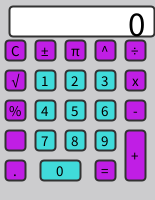
Frame 1 (no input)
Frame 60 (the mouse pressed at the canvas centre just before this capture): identical to frame 1, image omitted
Frame 120 (the mouse held since frame 60 and released just before this capture): identical to frame 1, image omitted

The Processing sketch that drew this single still picture (run headless with seeded random() and noise(); from frame 60 on, the mouse is pressed at the canvas centre):

// Processing sketch: Calculator
// ── Calculator.pde
// Joshua Mak | 25 Sept 2025 | Calculator
Button[] buttons = new Button[13];
Button[] numButtons = new Button[10];
int num = 0;
float l, r, result;
boolean left;
String dVal;
String op;


void setup() {
  size(155, 200);
  background(#CCCCCE);
  left = true;
  l = 0.0;
  r = 0.0;
  result = 0;
  dVal = "0";
  op = "";
  buttons[0] = new Button(15, 50, 20, 20, 'C', #C01EE5, #C01EE5);
  numButtons[0] = new Button(60, 170, 40, 20, '0', #40DBDA, #B771AA);
  buttons[1] = new Button(15, 80, 20, 20, '√', #C01EE5, #B771AA);
  buttons[7] = new Button(45, 50, 20, 20, '±', #C01EE5, #C01EE5);
  buttons[8] = new Button(75, 50, 20, 20, 'π', #C01EE5, #C01EE5);
  buttons[9] = new Button(105, 50, 20, 20, '^', #C01EE5, #C01EE5);
  buttons[2] = new Button(135, 50, 20, 20, '÷', #C01EE5, #C01EE5);
  numButtons[1] = new Button(45, 80, 20, 20, '1', #40DBDA, #B77127);
  numButtons[2] = new Button(75, 80, 20, 20, '2', #40DBDA, #B771AA);
  numButtons[3] = new Button(105, 80, 20, 20, '3', #40DBDA, #B771AA);
  buttons[3] = new Button(135, 80, 20, 20, 'x', #C01EE5, #B771AA);
  buttons[4] = new Button(15, 110, 20, 20, '%', #C01EE5, #B771AA);
  numButtons[4] = new Button(45, 110, 20, 20, '4', #40DBDA, #B771AA);
  numButtons[5] = new Button(75, 110, 20, 20, '5', #40DBDA, #B771AA);
  numButtons[6] = new Button(105, 110, 20, 20, '6', #40DBDA, #B771AA);
  buttons[5] = new Button(135, 110, 20, 20, '-', #C01EE5, #B771AA);
  buttons[6] = new Button(15, 140, 20, 20, ' ', #C01EE5, #B771AA);
  numButtons[7] = new Button(45, 140, 20, 20, '7', #40DBDA, #B771AA);
  numButtons[8] = new Button(75, 140, 20, 20, '8', #40DBDA, #B771AA);
  numButtons[9] = new Button(105, 140, 20, 20, '9', #40DBDA, #B771AA);
  buttons[10] = new Button(135, 155, 20, 50, '+', #C01EE5, #B771AA);
  buttons[11] = new Button(15, 170, 20, 20, '.', #C01EE5, #B771AA);
  buttons[12] = new Button(105, 170, 20, 20, '=', #C01EE5, #B771AA);
}

void draw() {
  background(#CCCCCE);
  for (int i=0; i<buttons.length; i++) {
    buttons[i].display();
    buttons[i].hover(mouseX, mouseY);
  }
  for (int i=0; i<numButtons.length; i++) {
    numButtons[i].display();
    numButtons[i].hover(mouseX, mouseY);
  }
  updateDisplay();
  //b.display();
  //bc.hover(mouseX,mouseY);
  //b0.display();
  //b0.hover(mouseX,mouseY);
  //b±.display();
  //b±.hover(mouseX,mouseY);
}

void mousePressed() {
  //Not number buttons
  for (int i = 0; i<buttons.length; i++) {
    if (buttons[i].over && buttons[i].val == '+') {
      dVal="0";
      left = false;
      op = "+";
    } else if (buttons[i].over && buttons[i].val == '.') {
      if (dVal.contains(".") == false) {
        dVal += ".";
      }
    } else if (buttons[i].over && buttons[i].val == '=') {
      performCalculation();
    } else if (buttons[i].over && buttons[i].val == 's') {
      if (left) {
        l = sq(l);
        dVal = str(l);
      } else {
        r = sq(r);
        dVal = str(r);
      }
    } else if (buttons[i].over && buttons[i].val == '±') {
      if (left) {
        l*=-1;
        dVal = str(l);
      } else {
        r*=-1;
        dVal = str(r);
      }
    } else if (buttons[i].over && buttons[i].val == '√') {
      if (left) {
        l = sqrt(l);
        ;
        dVal = str(l);
      } else {
        r = sqrt(r);
        dVal = str(r);
      }
    } else if (buttons[i].over && buttons[i].val == 'π') {
      if (left) {
        l = PI;
        dVal = str(l);
      } else {
        r = PI;
        dVal = str(r);
      }
    } else if (buttons[i].over && buttons[i].val == '^') {
      dVal="0";
      left = false;
      op = "^";
    } else if (buttons[i].over && buttons[i].val == '-') {
      dVal="0";
      left = false;
      op = "-";
    } else if (buttons[i].over && buttons[i].val == 'x') {
      dVal="0";
      left = false;
      op = "*";
    } else if (buttons[i].over && buttons[i].val == '÷') {
      dVal="0";
      left = false;
      op = "/";
    } else if (buttons[i].over && buttons[i].val == '%') {
      if (left) {
        l = l*=0.01;
        dVal = str(l);
      } else {
        r= r*=0.01;
        dVal = str(r);
      }
    } else if (buttons[i].over && buttons[i].val == 'C') {
      //all actions to clear calc
      left = true;
      l = 0;
      r = 0;
      result = 0;
      dVal = "0";
      op = "";
    }
  }


  //All Number Buttons
  for (int i = 0; i<numButtons.length; i++) {
    if (dVal.length()<14) {
      if (numButtons[i].over && left) {
        if (dVal.equals("0")) {
          dVal = str(numButtons[i].val);
          l = float(dVal);
        } else {
          dVal += str(numButtons[i].val);
          l = float(dVal);
        }
      } else if (numButtons[i].over && !left) {
        if (dVal.equals("0")) {
          dVal = str(numButtons[i].val);
          r = float(dVal);
        } else {
          dVal += str(numButtons[i].val);
          r = float(dVal);
        }
      }
      textSize(25);
    }
  }
  println("L:" + l);
  println("R:" + r);
  println("Result:" + result);
  println("Op:" + op);
  println("Left:" + left);
}


void updateDisplay() {
  rectMode(CENTER);
  fill(255);
  rect(82, 21, 145, 30, 4);
  fill(0);
  textSize(35);
  textAlign(RIGHT);
  if (dVal.length()>8) {
    textSize(25);
  } else if (dVal.length()>9) {
    textSize(23);
  }
  text(dVal, width-10, 35.5);
}

void performCalculation() {
  if (op.equals("+")) {
    result = l + r;
  } else if (op.equals("-")) {
    result = l - r;
  } else if (op.equals("*")) {
    result = l * r;
  } else if (op.equals("/")) {
    result = l / r;
  } else if (op.equals("^")) {
    result = pow(l, r);
  }
  dVal = str(result);
}

// ── Button.pde
class Button {
  // Member Variables
  int x, y, w, h;
  char val;
  boolean over;
  color c1, c2;

  // Constructer
  Button(int x, int y, int w, int h, char val, color c1, color c2) {
    this.x = x;
    this.y = y;
    this.w = w;
    this.h = h;
    this.val = val;
    over = false;
    this.c1 = c1;
    this.c2 = c2;
  }

  // Member Methods
  void display() {
    // Rectangle Properties
    rectMode(CENTER);
    if (over == true) {
      fill(c2);
    } else {
      fill(c1);
    }
    strokeWeight(2);
    stroke(50);
    rect(x, y, w, h, 4);

    // Text Properties
    fill(0);
    textAlign(CENTER, CENTER);
    textSize(15);
    text(val, x, y);
  }

  boolean hover(int tempX, int tempY) {
    if (x>tempX-w/2 && x<tempX+w/2 && y>tempY-h/2 && y<tempY+h/2) {
      over = true;
      return true;
    } else {
      over = false;
      return false;
    }
  }
}
